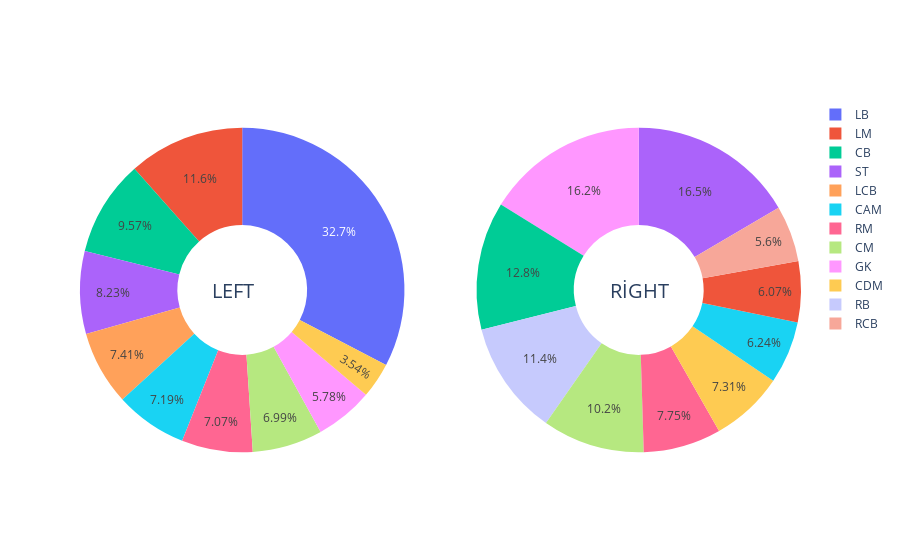

The notebook cell this image was saved under:
### Markdown cell above
# Plotly - Pie Chart ( interactive )
### Effect of preferred foot on position
* GK (Goalkeeper)
* RB (Right Back)
* RWB (Right Wing Back)
* LB (Lef Back)
* LWB (Lef Wing Back)
* CB (Center Back)
* RCB (Right Center Back)
* LCB (Left Center Back)
* CM (Center Midfielder)
* RCM (Right Center Midfielder)
* LCM (Left Center Midfielder)
* CDM (Center Defensive Midfielder)
* RCDM (Right Center Defensive Midfielder)
* LCDM (Left Center Defensive Midfielder
* CAM (Center Attacking Midfielder)
* RM (Right Midfielder)
* RWM (Right Wing Midfielder)
* LM (Left Midfielder)
* LWM (Left Wing Midfielder)
* ST (Striker)
* CF (Center Forward)
* RF (Right Forward)
* LF (Left Forward)
* SF (Secret Forward)

### Code cell
LeftLabels = df[df["Preferred Foot"]=="Left"].Position.value_counts().head(10).index
LeftValues = df[df["Preferred Foot"]=="Left"].Position.value_counts().head(10).values
RightLabels = df[df["Preferred Foot"]=="Right"].Position.value_counts().head(10).index
RightValues = df[df["Preferred Foot"]=="Right"].Position.value_counts().head(10).values

from plotly.subplots import make_subplots

# Create subplots: use 'domain' type for Pie subplot
fig = make_subplots(rows=1, cols=2, specs=[[{'type':'domain'}, {'type':'domain'}]])
fig.add_trace(go.Pie(labels=LeftLabels, values=LeftValues, name="Left Foot Preferred"),
              1, 1)
fig.add_trace(go.Pie(labels=RightLabels, values=RightValues, name="Right Foot Preferred"),
              1, 2)

# Use `hole` to create a donut-like pie chart
fig.update_traces(hole=.4, hoverinfo="label+percent+name")

fig.update_layout(
    # Add annotations in the center of the donut pies.
    annotations=[dict(text='LEFT', x=0.18, y=0.5, font_size=20, showarrow=False),
                 dict(text='RİGHT', x=0.82, y=0.5, font_size=20, showarrow=False)])
fig.show()

### Figure 1 — Plotly figure (JSON) as saved in the notebook; plotly's stock layout.template omitted (floating-point values rounded to 4 significant figures)
{"data": [{"domain": {"x": [0.0, 0.45], "y": [0.0, 1.0]}, "hole": 0.4, "hoverinfo": "label+percent+name", "labels": ["LB", "LM", "CB", "ST", "LCB", "CAM", "RM", "CM", "GK", "CDM"], "name": "Left Foot Preferred", "type": "pie", "values": [1163, 412, 341, 293, 264, 256, 252, 249, 206, 126]}, {"domain": {"x": [0.55, 1.0], "y": [0.0, 1.0]}, "hole": 0.4, "hoverinfo": "label+percent+name", "labels": ["ST", "GK", "CB", "RB", "CM", "RM", "CDM", "CAM", "LM", "RCB"], "name": "Right Foot Preferred", "type": "pie", "values": [1859, 1819, 1437, 1277, 1145, 872, 822, 702, 683, 630]}], "layout": {"annotations": [{"font": {"size": 20}, "showarrow": false, "text": "LEFT", "x": 0.18, "y": 0.5}, {"font": {"size": 20}, "showarrow": false, "text": "RİGHT", "x": 0.82, "y": 0.5}]}}
